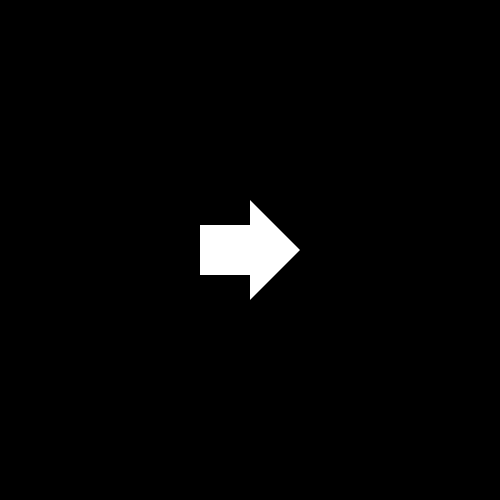
Frame 1 (no input)
Frame 60 (no input): identical to frame 1, image omitted
Frame 120 (the mouse pressed at the canvas centre since frame 60): identical to frame 1, image omitted

The p5.js sketch that drew this single still picture (run headless with seeded random() and noise() and a simulated clock; from frame 60 on, the mouse is pressed at the canvas centre):

// p5.js sketch
// ── sketch.js

let arrow

function setup(){
  createCanvas(500, 500)
  angleMode(DEGREES)
  arrow = new Arrow(250, 250, 4, 90)
}

function draw() {
  background(0)
  arrow.drawArrow()
}



// ── Arrow.js
//Arrow class
class Arrow {
	constructor(x, y, speed, rotation) {
		//x and y properties of arrow
		this.x = x;
		this.y = y;



		// vx / vy
		this.vx = cos(rotation) * speed
		this.vy = sin(rotation) * speed

		this.rotation = this.rotateToMovement()
		
	}

	drawArrow() {
		push()
		translate(this.x, this.y)
		noStroke()
		beginShape()
		vertex(-50, -25)
		vertex(0, -25)
		vertex(0, -50)
		vertex(50, 0)
		vertex(0, 50)
		vertex(0, 25)
		vertex(-50, 25)
		vertex(-50, -25)
		endShape()
		pop();
		
		this.moveArrow()
	}

	//rotate arrow in direction of movement
	rotateToMovement() {
		return tan(this.angle)
	}

	//move arrow - same as for Ball class
	moveArrow(){
		this.x += this.vx
		this.y += this.vx
	}

}
